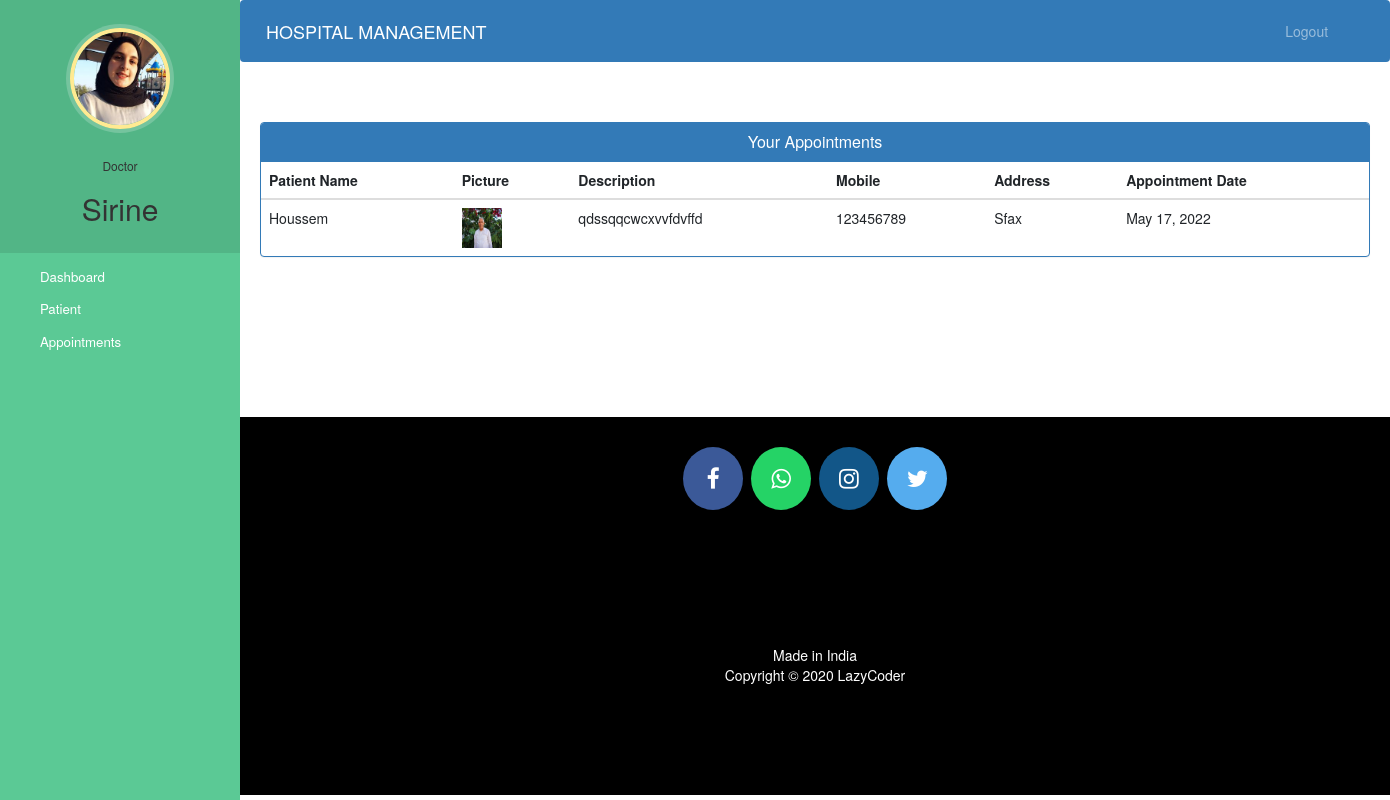
The page /doctor-view-appointment (signed in) on the database its author committed.
### hospital/models.py (models this page shows, shortened)
class Doctor(models.Model):
    user=models.OneToOneField(User,on_delete=models.CASCADE)
    profile_pic= models.ImageField(upload_to='profile_pic/DoctorProfilePic/',null=True,blank=True)
    address = models.CharField(max_length=40)
    date_of_birth = models.CharField(max_length=20, default="01/01/2000")
    gender = models.CharField(max_length=10, default="male")
    mobile = models.CharField(max_length=20,null=True)
    department= models.CharField(max_length=50,choices=departments,default='Cardiologist')
    status=models.BooleanField(default=False)

class Appointment(models.Model):
    patientId=models.PositiveIntegerField(null=True)
    doctorId=models.PositiveIntegerField(null=True)
    patientName=models.CharField(max_length=40,null=True)
    doctorName=models.CharField(max_length=40,null=True)
    appointmentDate=models.DateField(auto_now=True)
    description=models.TextField(max_length=500)
    status=models.BooleanField(default=False)

class Patient(models.Model):
    user=models.OneToOneField(User,on_delete=models.CASCADE)
    profile_pic= models.ImageField(upload_to='profile_pic/PatientProfilePic/',null=True,blank=True)
    address = models.CharField(max_length=40)
    date_of_birth = models.CharField(max_length=20, default="01/01/2000")
    gender = models.CharField(max_length=10, default="male")
    mobile = models.CharField(max_length=20,null=False)
    symptoms = models.CharField(max_length=100,null=False)
    assignedDoctorId = models.PositiveIntegerField(null=True)
    admitDate=models.DateField(auto_now=True)
    status=models.BooleanField(default=False)

### hospital/views.py (the view)
# urls.py: path('doctor-view-appointment', views.doctor_view_appointment_view,name='doctor-view-appointment'),
@login_required(login_url='doctorlogin')
@user_passes_test(is_doctor)
def doctor_view_appointment_view(request):
    doctor=models.Doctor.objects.get(user_id=request.user.id) #for profile picture of doctor in sidebar
    appointments=models.Appointment.objects.all().filter(status=True,doctorId=request.user.id)
    patientid=[]
    for a in appointments:
        patientid.append(a.patientId)
    patients=models.Patient.objects.all().filter(status=True,user_id__in=patientid)
    appointments=zip(appointments,patients)
    return render(request,'hospital/doctor_view_appointment.html',{'appointments':appointments,'doctor':doctor})

### hospital/views.py (called while the page is built)
def is_doctor(user):
    return user.groups.filter(name='DOCTOR').exists()

### templates/hospital/doctor_view_appointment.html (shortened to what this page needs)
{% extends 'hospital/doctor_base.html' %}
{% block content %}
{%load static%}
<head>
  <link href="//netdna.bootstrapcdn.com/bootstrap/3.0.0/css/bootstrap.min.css" rel="stylesheet" id="bootstrap-css">
</head>
<div class="container">
  <div class="panel panel-primary">
    <div class="panel-heading">
      <h6 class="panel-title">Your Appointments</h6>
    </div>
    <table class="table table-hover" id="dev-table">
      <thead>
        <tr>
          <th>Patient Name</th>
          <th>Picture</th>
          <th>Description</th>
          <th>Mobile</th>
          <th>Address</th>
          <th>Appointment Date</th>
        </tr>
      </thead>
      {% for a,p in appointments %}
      <tr>
        <td>{{a.patientName}}</td>
        <td> <img src="{% static p.profile_pic.url %}" alt="Profile Pic" height="40px" width="40px" /></td>
        <td>{{a.description}}</td>
        <td>{{p.mobile}}</td>
        <td>{{p.address}}</td>
        <td>{{a.appointmentDate}}</td>
      </tr>
      {% endfor %}
    </table>
  </div>
</div>
{% endblock content %}

### templates/hospital/doctor_base.html (shortened to what this page needs)
<!DOCTYPE html>
{% load static %}
<html lang="en">
<head>
  <link rel="stylesheet" href="https://stackpath.bootstrapcdn.com/bootstrap/4.3.1/css/bootstrap.min.css">
  <link rel="stylesheet" href="https://maxcdn.bootstrapcdn.com/font-awesome/4.7.0/css/font-awesome.min.css">
</head>
<body>
  <nav class="menu" tabindex="0">
    <header class="avatar">
      <img src="{% static doctor.profile_pic.url %}" alt="Profile Pic" />
      <br><br>
      <h6>Doctor</h6>
      <h2>{{request.user.first_name}}</h2>
    </header>
    <ul>
      <li tabindex="0" class="icon-dashboard"> <a style="color:white; text-decoration:none;" href="/doctor-dashboard"><span>Dashboard</span></a> </li>
      <li tabindex="0" class="icon-users"> <a style="color:white; text-decoration:none;" href="/doctor-patient"><span>Patient</span></a></li>
      <li tabindex="0" class="icon-calendar"> <a style="color:white; text-decoration:none;" href="/doctor-appointment"><span>Appointments</span></a></li>
    </ul>
  </nav>
  <main>
    <div class="bs-example">
      <nav class="navbar navbar-expand-md  navbar-dark fixed-top" style="background:#337AB7;">
        <a href="/doctor-dashboard" class="navbar-brand">HOSPITAL MANAGEMENT</a>
        <div class="collapse navbar-collapse justify-content-between" id="navbarCollapse">
          <div class="navbar-nav" style=" margin-left: 90%;">
            <a href="/logout" class="nav-item nav-link">Logout</a>
          </div>
        </div>
      </nav>
    </div>
    <br><br>
    {% block content %}
    {% endblock content %}
    <br><br><br><br><br><br><br>
    <footer>
      <p>
        <a id="ftr" href="https://facebook.com/sumit.luv/" class="fa fa-facebook"></a>
        <a id="ftr" href="https://api.whatsapp.com/send?phone=919572181024&text=Hello%20Sumit.%0d%0aHow%20are%20you%20%3f%0d%0aI%20came%20from%20your%20website.&source=&data=#" class="fa fa-whatsapp"></a>
        <a id="ftr" href="https://instagram.com/sumit.luv" class="fa fa-instagram"></a>
        <a id="ftr" href="https://twitter.com/sumitkumar1503" class="fa fa-twitter"></a>
      </p>
      <br>
      <div class="container">
        <div class="row">
          <div class="col-md-12 col-sm-12">
            <div style="color:#ffffff;" class="wow fadeInUp footer-copyright">
              <p>Made in India <br>
                Copyright &copy; 2020 LazyCoder </p>
            </div>
          </div>
        </div>
      </div>
    </footer>
  </main>
</body>
</html>

### templates/hospital/doctor_base.html (style rules this page uses)
a:link { text-decoration: none; }
a { color: white; }
footer { padding: 0px 0px 0px 0px; background-color: black; margin: 0px; }
#ftr { padding: 20px; }
.fa { font-size: 23px; width: 60px; text-align: center; text-decoration: none; margin: 5px 2px; border-radius: 50%; }
.fa-facebook { background: #3B5998; color: white; margin-top: 30px; }
.fa-whatsapp { background: #25d366; color: white; }
.fa-twitter { background: #55ACEE; color: white; }
.fa-instagram { background: #125688; color: white; }
p { text-align: center; }
body { padding-left: 240px; }
main { position: relative; height: 100vh; }
.menu { background: #5bc995; height: 100vh; width: 240px; position: fixed; top: 0px; left: 0; z-index: 5; outline: none; }
.menu .avatar { background: rgba(0, 0, 0, 0.1); padding: 2em 0.5em; text-align: center; }
.menu .avatar img { width: 100px; border-radius: 50%; overflow: hidden; border: 4px solid #ffea92; box-shadow: 0 0 0 4px rgba(255, 255, 255, 0.2); }
.menu .avatar h2 { font-weight: normal; margin-bottom: 0; }
.menu ul { list-style: none; padding: 0.5em 0; margin: 0; }
.menu ul li { padding: 0.5em 1em 0.5em 3em; font-size: 0.95em; font-weight: regular; background-repeat: no-repeat; background-position: left 15px center; background-size: auto 20px; transition: all 0.15s linear; cursor: pointer; }
.menu ul li.icon-dashboard { background-image: url("http://www.entypo.com/images//gauge.svg"); }
.menu ul li.icon-users { background-image: url("http://www.entypo.com/images//users.svg"); }
.menu ul li.icon-calendar { background-image: url("http://www.entypo.com/images//calendar.svg"); }

### templates/hospital/doctor_view_appointment.html (style rules this page uses)
a:link { text-decoration: none; }
h6 { text-align: center; }
.row { margin: 100px; }

### rows shown on the page
Doctor: profile_pic (picture)
Appointment: patientName "Houssem", profile_pic (picture), description "qdssqqcwcxvvfdvffd", mobile "123456789", address "Sfax", appointmentDate "May 17, 2022"

### other values the page prints
{{ request.user.first_name }} "Sirine"
